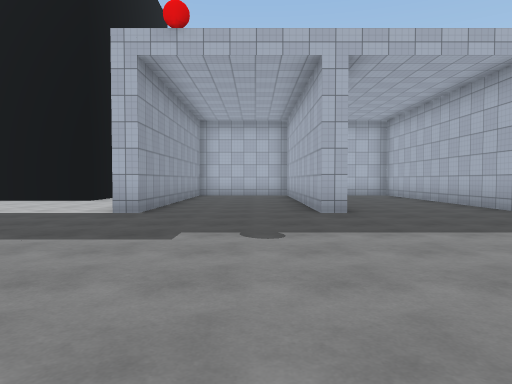
view 1 (above)

24 first-person views from a walk through a scene from a Unity 3-D project. The camera is 1.3 m above the floor, tilts 2° down and sees 70° across. The floor is counted in squares, 2 m on a side. Each view is taken from the middle of a square. On the plan, view 1 faces up. The plan holds only what a view shows up to about 11 squares ahead; the rest is blank. The place goes on beyond the plan. Surface patterns are stand-ins for the level's own textures.

view 2
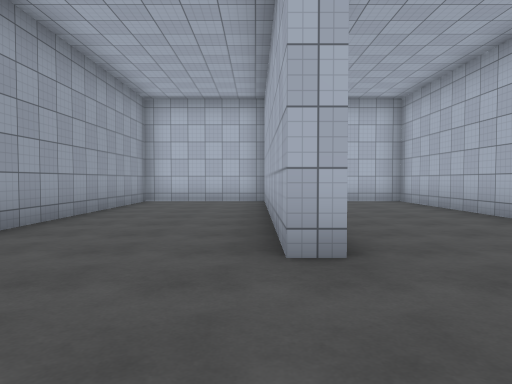

view 3
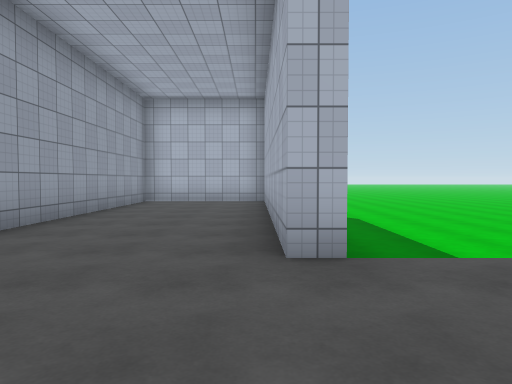

view 4
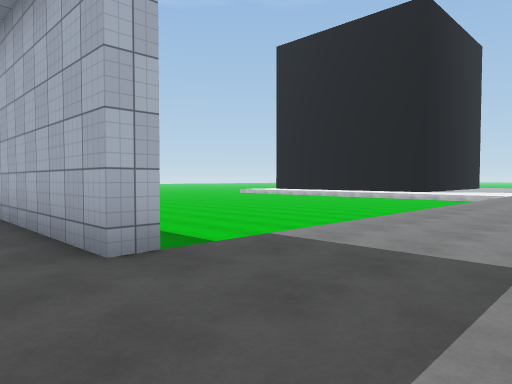

view 5
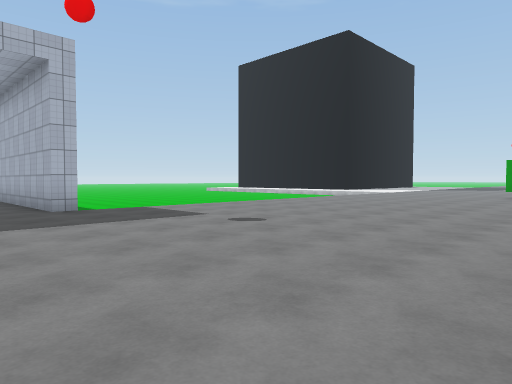

view 6
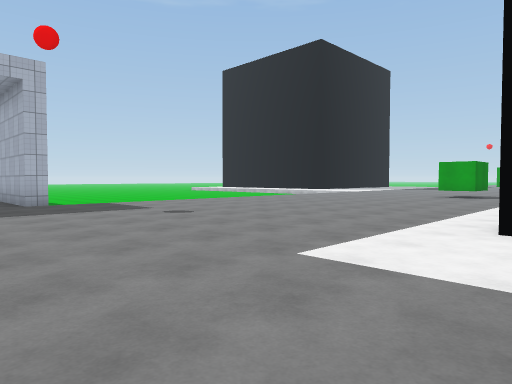

view 7
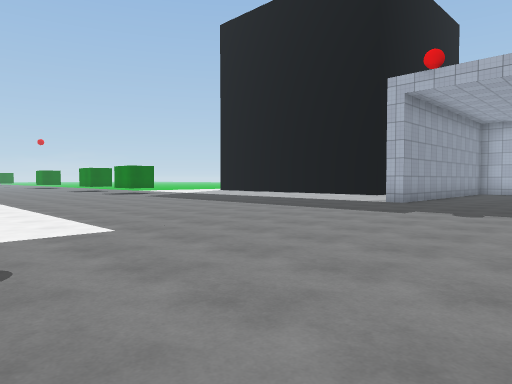

view 8
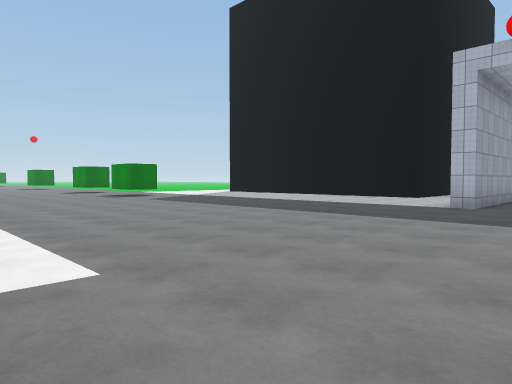

view 9
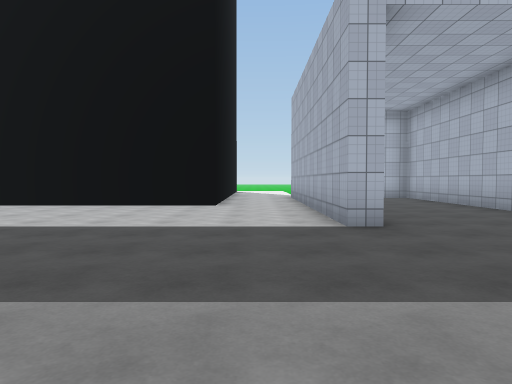

view 10
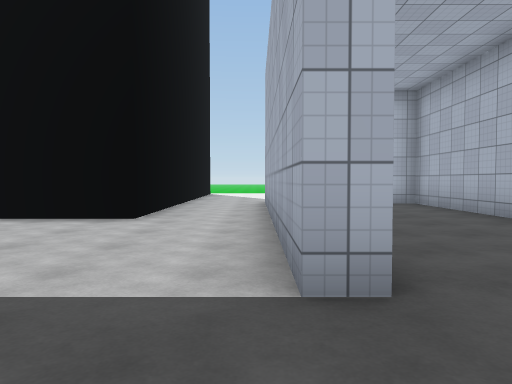

view 11
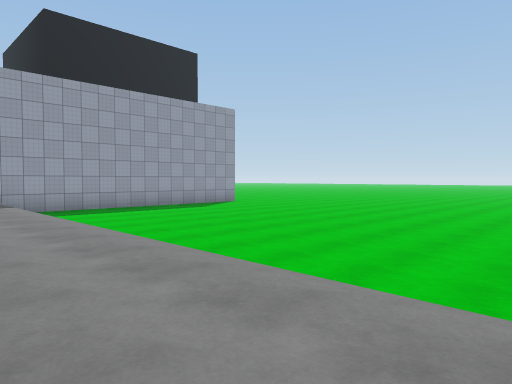

view 12
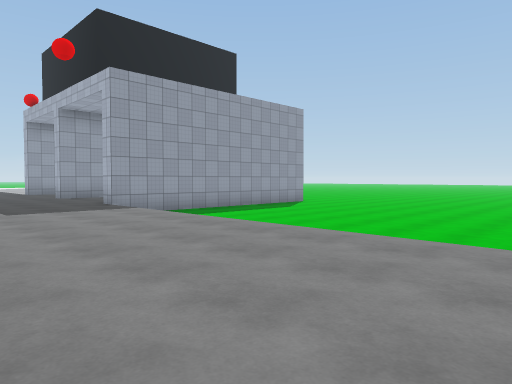

view 13
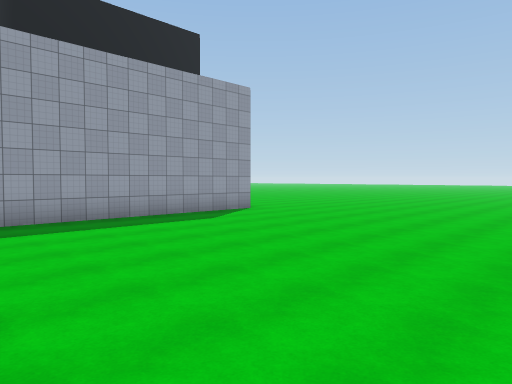

view 14
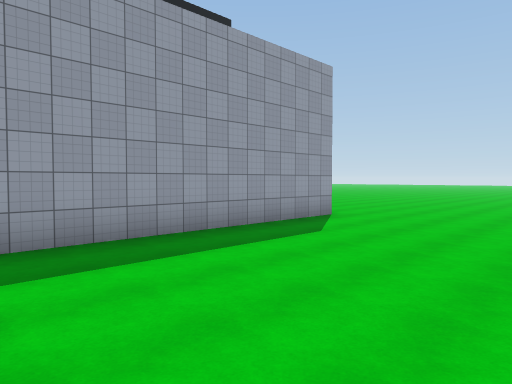

view 15
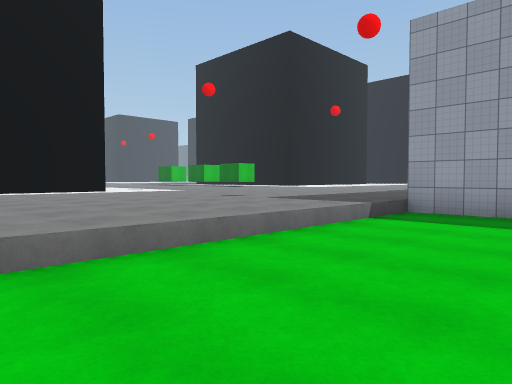

view 16
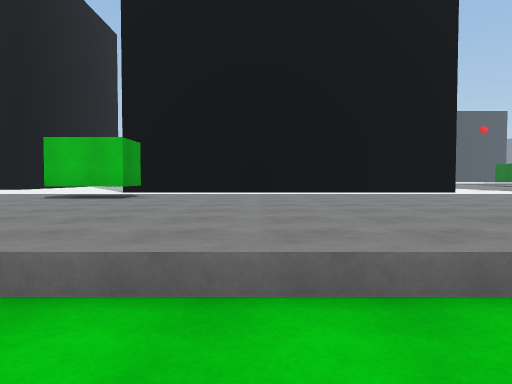

view 17
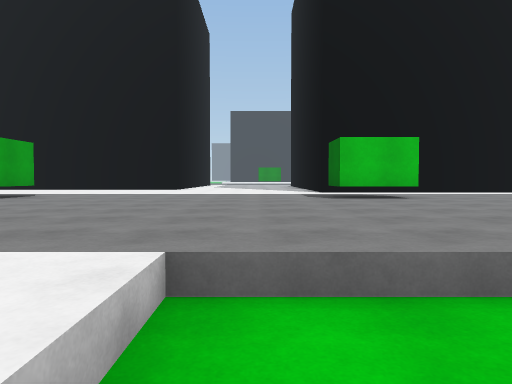

view 18
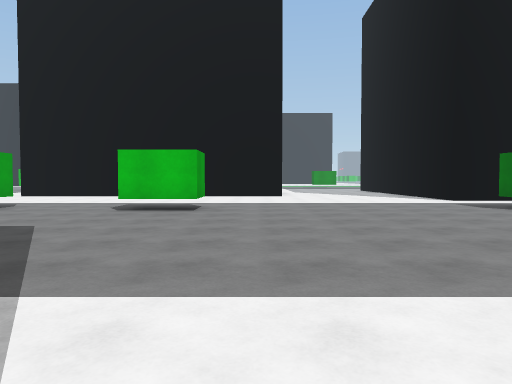

view 19
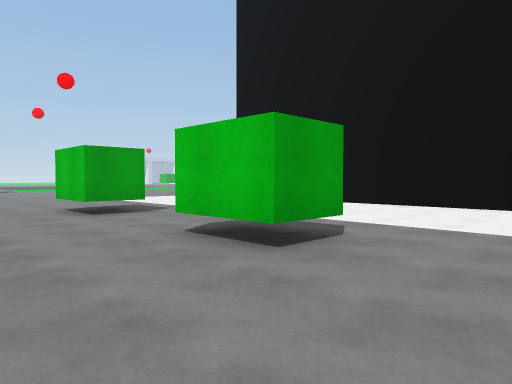

view 20
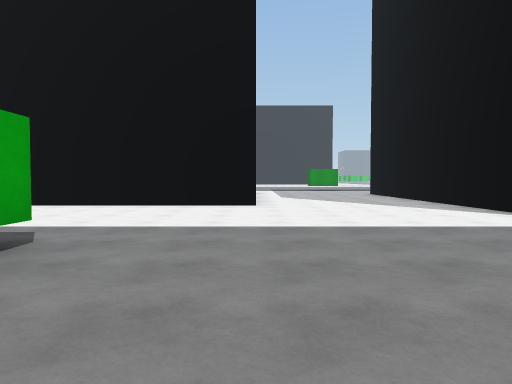

view 21
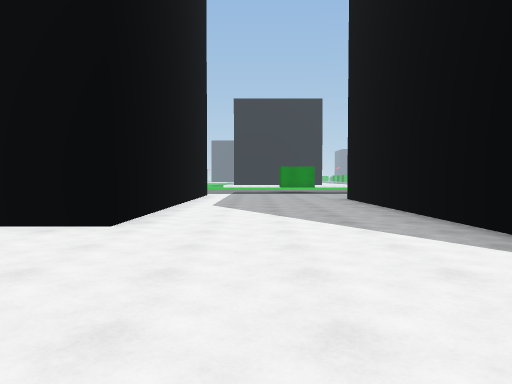

view 22
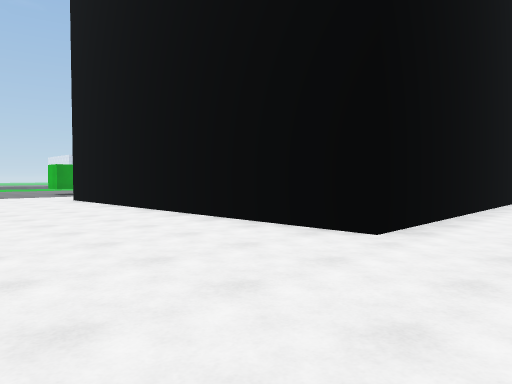

view 23
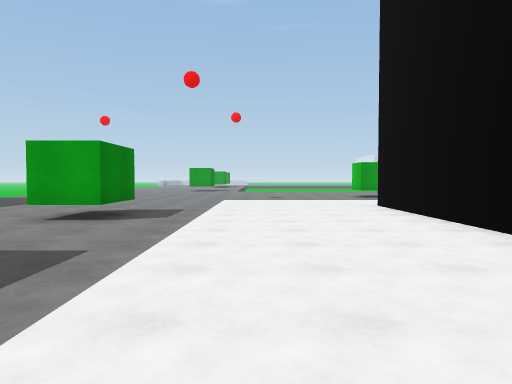

view 24
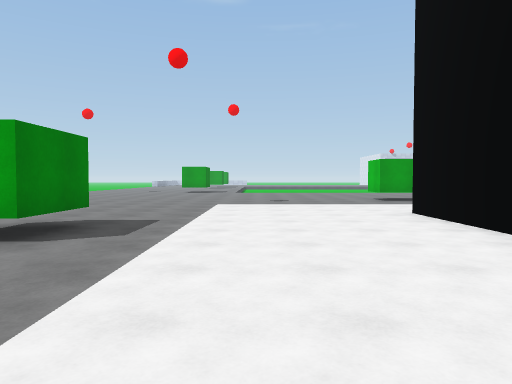

### Floor plan
Key: @ floor where view 1 was taken; # wall or solid block; . main floor; - floor 0.5 m lower than the main floor; / step, stairs or slope; O other object.
Columns run from 8 left of view 1 to 32 right of it. Each row starts with its distance up from view 1.
 17              -----------
 16    #..       -----------
 15    #..OOOOOOOO----------
 14    #..O...O..OO---------
 13    #..O...O...O----------
 12    #..O...O...O----------
 11 ####..O...O...O----------
 10 ......O...O...O----------
  9 ......O...O...O----------   -   .
  8 ......O...O...O----------- --. ...
  7 ......O...O...O//////////////......
  6  ..................................
  5 ....................................
  4 .....................................
  3 .........................................
  2 .........................................
  1 .........................##.......#...##.
  0 ........@................................
 -1 .........................................
 -2   ..............###########..............
 -3        ........           #..............
 -4                           #..............
 -5                           #....##########
 -6                           #....#
 -7                           #....#
 -8                           #....#
 -9                           #....#
-10                           #....#
-11                           #....#

Positions as (right, up) in squares from view 1, and headings:
1: (0, 0), facing up
2: (1, 4), facing up
3: (5, 4), facing up
4: (4, 4), facing up-right
5: (3, -1), facing up-right
6: (3, -3), facing up-right
7: (2, -3), facing up-left
8: (0, -2), facing up-left
9: (-4, 2), facing up
10: (-3, 5), facing up
11: (17, 5), facing up-left
12: (15, 3), facing up-left
13: (14, 7), facing up-left
14: (11, 7), facing up-left
15: (13, 10), facing down-left
16: (14, 9), facing down
17: (20, 9), facing down
18: (24, 9), facing down
19: (23, 4), facing down-right
20: (23, 4), facing down
21: (21, 0), facing down
22: (21, -1), facing down-right
23: (24, -2), facing right
24: (26, -2), facing right
